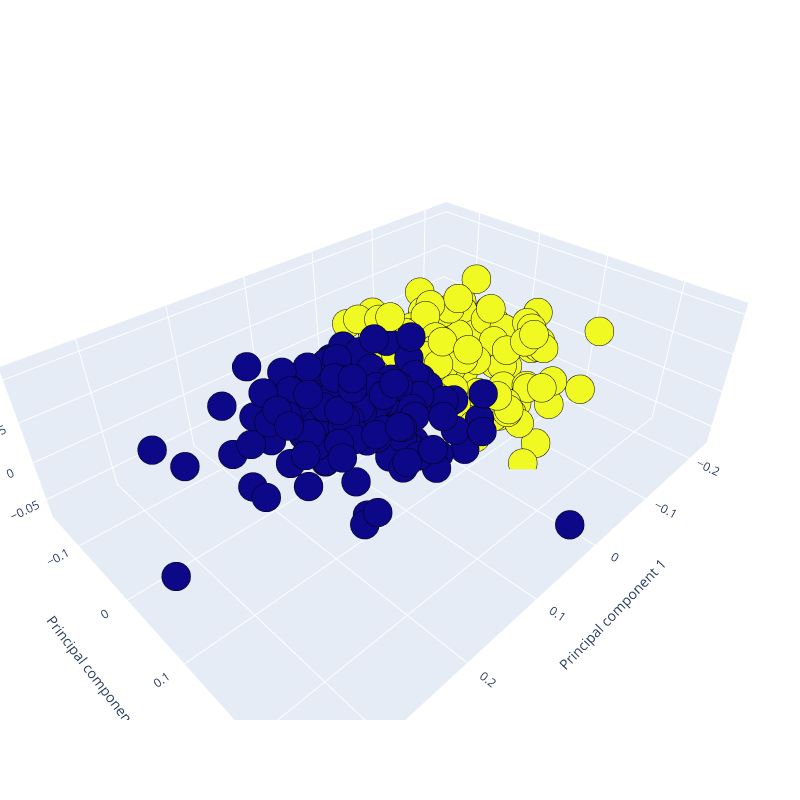

Source (notebook cell):
### Markdown cell above
# 2clusters 3D

### Code cell
# 3d scatterplot using plotly
Scene = dict(xaxis = dict(title  = 'Principal component 1'),yaxis = dict(title  = 'Principal component 2'),zaxis = dict(title  = 'Principal component 3'))

# model.labels_ is nothing but the predicted clusters i.e y_clusters
labels = model.labels_
trace = go.Scatter3d(x=X_pca3[:, 0], y=X_pca3[:, 1], z=X_pca3[:, 2], mode='markers',marker=dict(color = labels, size= 10, line=dict(color= 'black',width = 10)))
layout = go.Layout(margin=dict(l=0,r=0),scene = Scene,height = 800,width = 800)
data = [trace]
fig = go.Figure(data = data, layout = layout)
fig.show()
fig.write_html("2clusters.html")

### Figure 1 — Plotly figure (JSON) as saved in the notebook; plotly's stock layout.template omitted (floating-point values rounded to 4 significant figures; data arrays with more than 128 entries replaced by an {"elided": "..."} marker saying what was removed)
{"data": [{"marker": {"color": {"elided": "297 int values"}, "line": {"color": "black", "width": 10}, "size": 10}, "mode": "markers", "type": "scatter3d", "x": {"elided": "297 float values"}, "y": {"elided": "297 float values"}, "z": {"elided": "297 float values"}}], "layout": {"height": 800, "margin": {"l": 0, "r": 0}, "scene": {"xaxis": {"title": {"text": "Principal component 1"}}, "yaxis": {"title": {"text": "Principal component 2"}}, "zaxis": {"title": {"text": "Principal component 3"}}}, "width": 800}}
